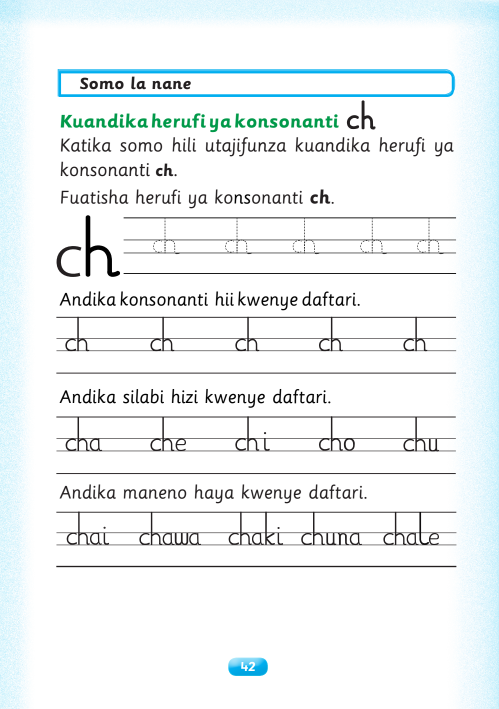
#> input picture tmp/pdfs/page48/source-048.png, 998 x 1418 px (shown at 1/2 size)
$ python create_pg048_models.py
#> lines starting #> are read from the running program, lines starting #| are printed output that depends on the picture; pictures that were not available may be replaced by others from this repository, and a replacement may not be noted
from pathlib import Path

from PIL import Image


ROOT = Path(__file__).resolve().parents[1]
OUT = ROOT / "images"
PAGE = Image.open(ROOT / "tmp" / "pdfs" / "page48" / "source-048.png").convert("RGB")
#> PAGE is the input picture: PIL image 998x1418 RGB; mean R, G, B 238, 243, 244.2


def crop_page(name: str, box: tuple[int, int, int, int]) -> None:
    PAGE.crop(box).save(OUT / name, optimize=True)


def crop_asset(source: str, name: str, box: tuple[int, int, int, int]) -> None:
#> called with source = 'pg048_im001_source_model_clean.png', name = 'pg048_trace_ch_model.png', box = (18, 0, 636, 118)
    Image.open(OUT / source).convert("RGB").crop(box).save(OUT / name, optimize=True)
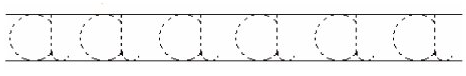
#> input picture images/pg009_im001.png, 466 x 76 px, given in place of pg048_im001_source_model_clean.png, which was not available
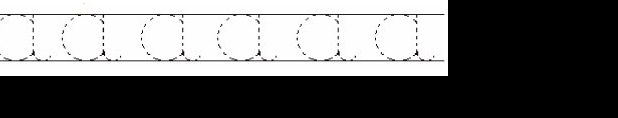
#> saved as pg048_trace_ch_model.png: PIL image 618x118 RGB; mean R, G, B 114.1, 114, 114


crop_asset("pg048_im001_source_model_clean.png", "pg048_trace_ch_model.png", (18, 0, 636, 118))
crop_page("pg048_letter_ch_model.png", (112, 632, 914, 748))
#> in crop_page, `PAGE.crop(box).save(OUT / name, optimize=True)`:
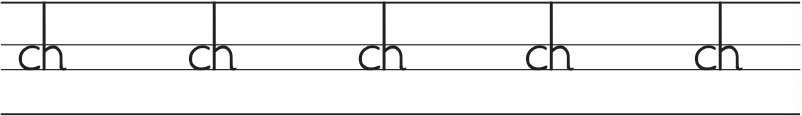
#> saved as pg048_letter_ch_model.png: PIL image 802x116 RGB; mean R, G, B 238.1, 237.9, 237.9
crop_page("pg048_syllables_ch_model.png", (112, 833, 914, 950))
#> call 2 of crop_page, with name = 'pg048_syllables_ch_model.png', box = (112, 833, 914, 950)
#> in crop_page (call 2), `PAGE.crop(box).save(OUT / name, optimize=True)`:
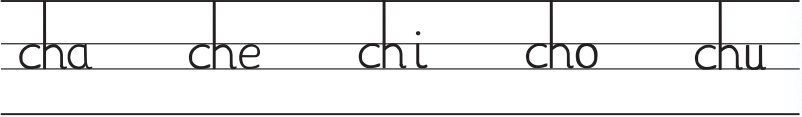
#> saved as pg048_syllables_ch_model.png: PIL image 802x117 RGB; mean R, G, B 236, 235.7, 235.8
crop_asset("pg048_im002_source_model_clean.png", "pg048_words_ch_model.png", (22, 0, 636, 98))
#> call 2 of crop_asset, with source = 'pg048_im002_source_model_clean.png', name = 'pg048_words_ch_model.png', box = (22, 0, 636, 98)
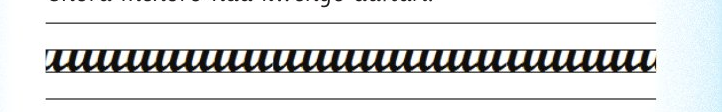
#> input picture images/pg012_im001.png, 722 x 112 px, given in place of pg048_im002_source_model_clean.png, which was not available
#> in crop_asset (call 2), `Image.open(OUT / source).convert("RGB").crop(box).save(OUT / name, opt..`:
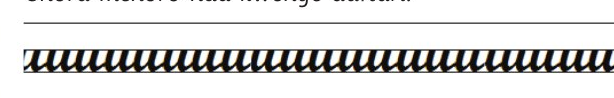
#> saved as pg048_words_ch_model.png: PIL image 614x98 RGB; mean R, G, B 219.6, 219.2, 218.5
